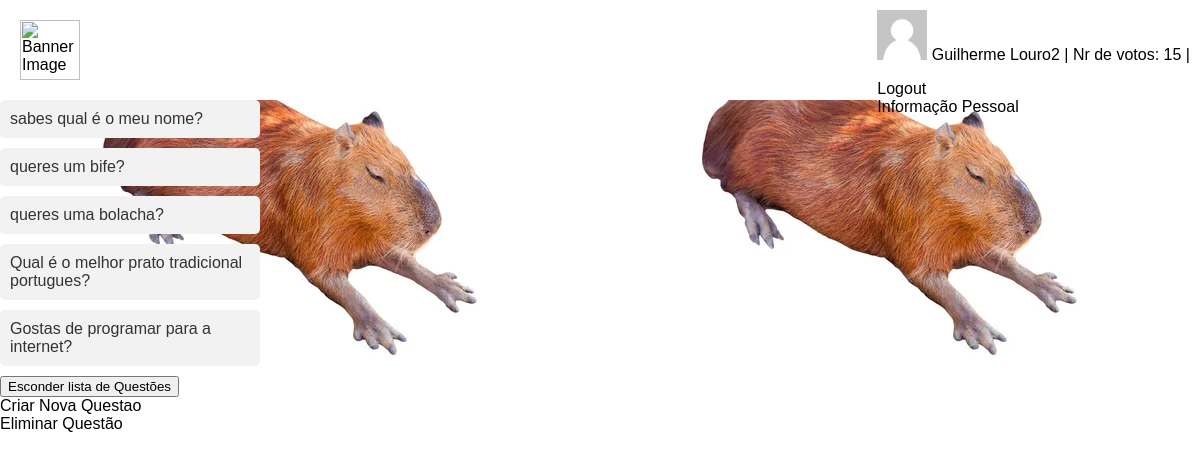
Page /votacao/ (signed in) on the committed database.
### votacao/models.py (models this page shows, shortened)
class Aluno(models.Model):
    user = models.OneToOneField(User, on_delete=models.CASCADE)
    curso = models.CharField(max_length=100)
    nr_votos = models.IntegerField(default=0)
    image = models.TextField()

class Questao(models.Model):
        questao_texto =  models.CharField(max_length=200)
        pub_data = models.DateTimeField('data depublicacao')

### votacao/views.py (the view)
# urls.py: path("", views.index, name='index'),
def index(request):
    latest_question_list = Questao.objects.order_by('-pub_data')[:5]
    context = {
        'latest_question_list': latest_question_list,
    }
    return render(request, 'votacao/index.html', context)

### votacao/templates/votacao/index.html (shortened to what this page needs)
<head>
    {% load static %}
    <link rel="stylesheet" type="text/css" href="{% static 'votacao/css/mystyle.css' %}">
</head>
<header>
    {% load static %}
    <div class="banner">
      <img src="https://conhecimentoinovacao.iscte-iul.pt/wp-content/uploads/2021/02/rgb_iscte_pt_horizontal_positive.png" alt="Banner Image">
    </div>
    {% block logina %}
    <div class="username">
      {% if not request.user.is_authenticated %}
        <div style="position:fixed; top:10px; right:10px">
            <a href="{% url 'votacao:registo' %}">
                Registar
            </a>
            <br/>
            <a href="{% url 'votacao:loginpage' %}">
                Login
            </a>
        </div>
      {% else %}
        <div style="position:fixed; top:10px; right:10px">
            {% if request.user.aluno.image == '' %}
                <img src="{{request.user.aluno.image }}" id="img1" height="50">
            {% else %}
                <img src="{% static 'votacao/images/user.png' %}" id="img1" height="50">
            {% endif %}
            <p style="display:inline-block" id="p1"> {{ user.get_username }}</p>
            {% if request.user.aluno %}
                <p style="display:inline-block"> | Nr de votos: {{ user.aluno.nr_votos }} | </p>
             {% endif %}
            <br/>
            <a href="{% url 'votacao:logoutview' %}">
                Logout
            </a>
             <br/>
             <a href="{% url 'votacao:personal' %}">
                Informação Pessoal
            </a>
        </div>
     {% endif %}
    </div>
    {% endblock %}
</header>
{% block conteudo %}
{% if latest_question_list %}
<ul class="question-list" id="li1">
     {% for questao in latest_question_list %}
         <li >
             <a href="{% url 'votacao:detalhe' questao.id %}">
                 {{ questao.questao_texto }}
             </a>
        </li>
     {% endfor %}
</ul>
    <button id="b1">Esconder lista de Questões</button>
    <a href="{% url 'votacao:creator' %}">
        Criar Nova Questao
    </a>
    <a href="{% url 'votacao:eliminarquestao' %}">
        Eliminar Questão
    </a>
{% else %}
    <p>Nao ha questoes disponiveis.</p>
{% endif %}
{% endblock %}

### votacao/static/votacao/css/mystyle.css (style rules this page uses)
header { display: flex; justify-content: space-between; align-items: center; padding: 20px; background-color: #FFF; box-shadow: 0px 5px 10px rgba(255, 255, 255, 0.1); }
.banner img { height: 60px; }
ul { list-style-type: none; margin: 20px 0; padding: 0; }
li { margin-bottom: 10px; }
a { color: rgb(0, 0, 0); text-decoration: none; }
.question-list { list-style: none; padding: 0; margin: 0; }
.question-list li { margin-bottom: 10px; }
.question-list a { display: block; padding: 10px; background-color: #f2f2f2; color: #333; text-decoration: none; border-radius: 5px; transition: background-color 0.2s ease; max-width: 20%; }

### rows in the picture
Questao: questao_texto "sabes qual é o meu nome?"
Questao: questao_texto "queres um bife?"
Questao: questao_texto "queres uma bolacha?"
Questao: questao_texto "Qual é o melhor prato tradicional portugues?"
Questao: questao_texto "Gostas de programar para a internet?"

### other values in the picture
{{ user.get_username }} "Guilherme Louro2"
{{ user.aluno.nr_votos }} "15"
